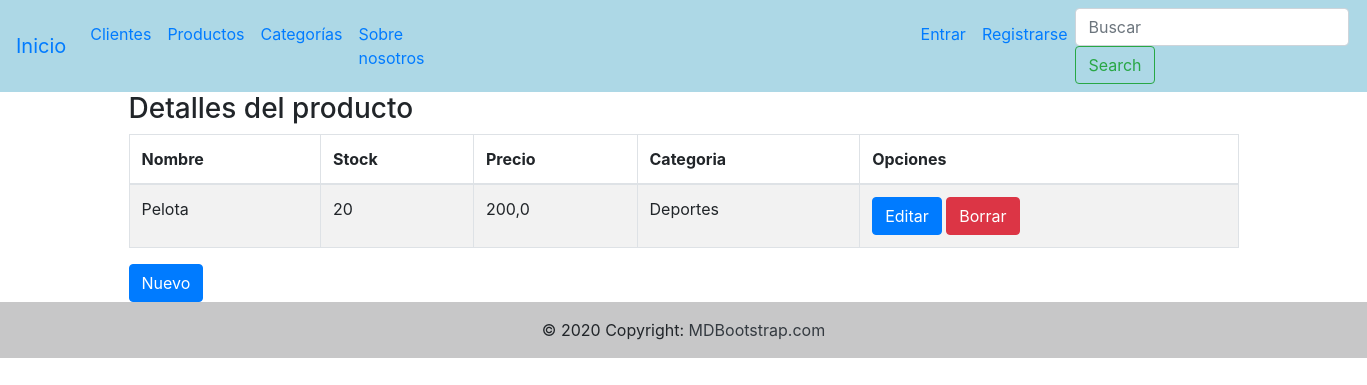
Page /producto/detalle_producto/1/ on the committed database.
### producto/models.py (models this page shows, shortened)
class Producto(models.Model):
    nombre=models.CharField(max_length=50)
    stock=models.IntegerField()
    precio=models.FloatField()
    categoria=models.ForeignKey(Categorias, on_delete=models.CASCADE)
    disponibilidad=models.BooleanField(default=True)
    class Meta:
        verbose_name="Producto"
        verbose_name_plural="Productos"

### categorias/models.py (models this page shows)
class Categorias(models.Model):
     nombre=models.CharField(max_length=50)
     clasificacion=models.CharField(max_length=50)
     def __str__(self):
        return self.nombre

### producto/views.py (the view)
# urls.py: path('detalle_producto/<int:pk>/', views.Detalle_producto.as_view(), name='detalle_producto'),
class Detalle_producto(DetailView):
    model = Producto
    template_name = 'producto/detalle_producto.html'

### templates/producto/detalle_producto.html (shortened to what this page needs)
{% extends 'base.html' %}
{% block contenido  %}
<div class="container">
    <h3>Detalles del producto</h3>
    <table id="example" class="table table-striped table-bordered" style="width:100%">
        <thead>
            <tr>
                <th>Nombre</th>
                <th>Stock</th>
                <th>Precio</th>
                <th>Categoria</th>
                <th>Opciones</th>
            </tr>
        </thead>
        <tbody>
            <tr>
                <td>{{object.nombre}}</td>
                <td>{{object.stock}}</td>
                <td>{{object.precio}}</td>
                <td>{{object.categoria}}</td>
                <td><a href="/producto/editar_producto/{{producto.id}}" class="btn btn-primary">Editar</a>
                    <a href="/producto/borrar_producto/{{producto.id}}/" class="btn btn-danger">Borrar</a></td>
            </tr>
        </tbody>
    </table>
</div>
<div class="container">
    <a href="/producto/nuevo_producto/" class="btn btn-primary">Nuevo</a>
</div>
{% endblock %}

### rows in the picture
Producto: nombre "Pelota", stock "20", precio "200,0", categoria "Deportes"
